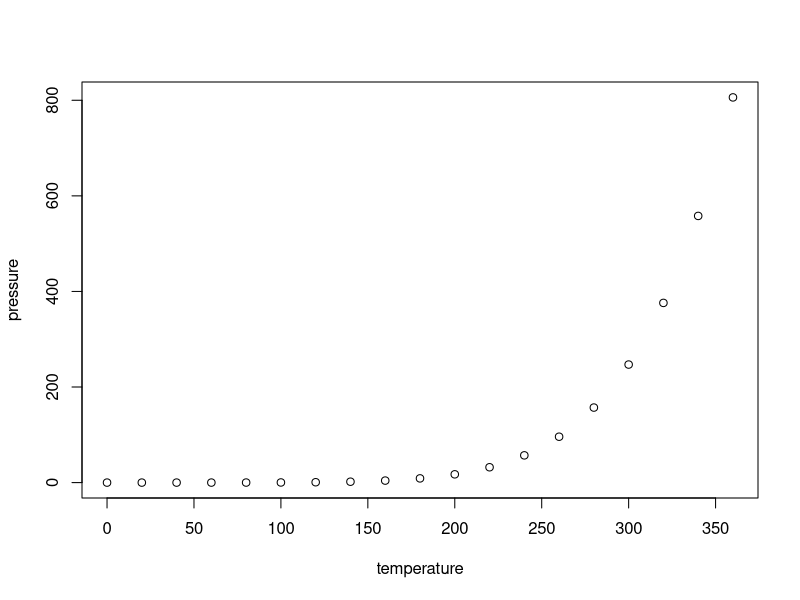
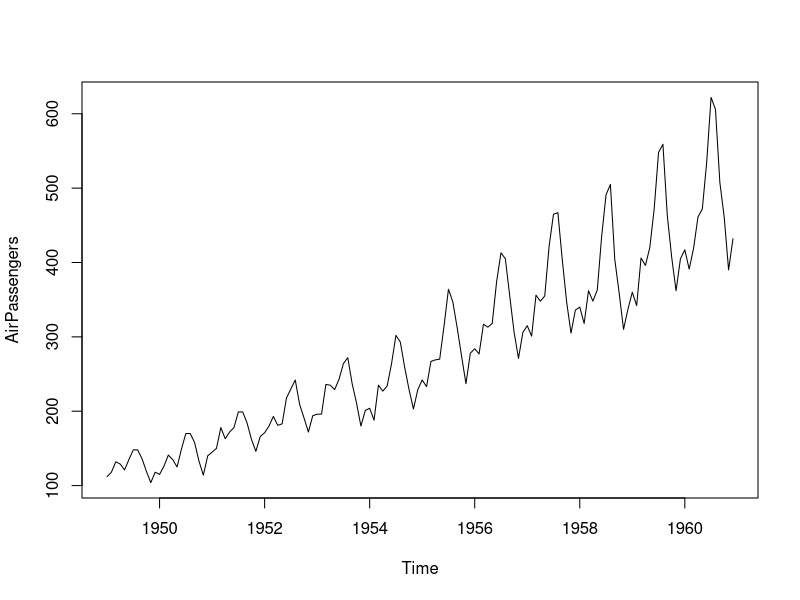

The R script that drew these images, in order: (Note: this script raises an error after producing the figures.)
## ---- chunk 1
knitr::opts_chunk$set(echo = FALSE)
# if(!require(tinytex)) install.packages("tinytex")
# tinytex::is_tinytex()
# tinytex::reinstall_tinytex()
# tinytex::install_tinytex()
# tintytex::parse_packages()
# tinytex::tl_pkgs()
# tinytex::parse_install("metropolis")
## ---- chunk 2
summary(cars)
## ---- chunk 3
plot(pressure)
## ---- chunk 4
plot(AirPassengers)
## ---- chunk 5
#Alternatives to fig.width & fig.height: out.width = '100%
knitr::include_graphics("Slides_files/RUB.jpg")
